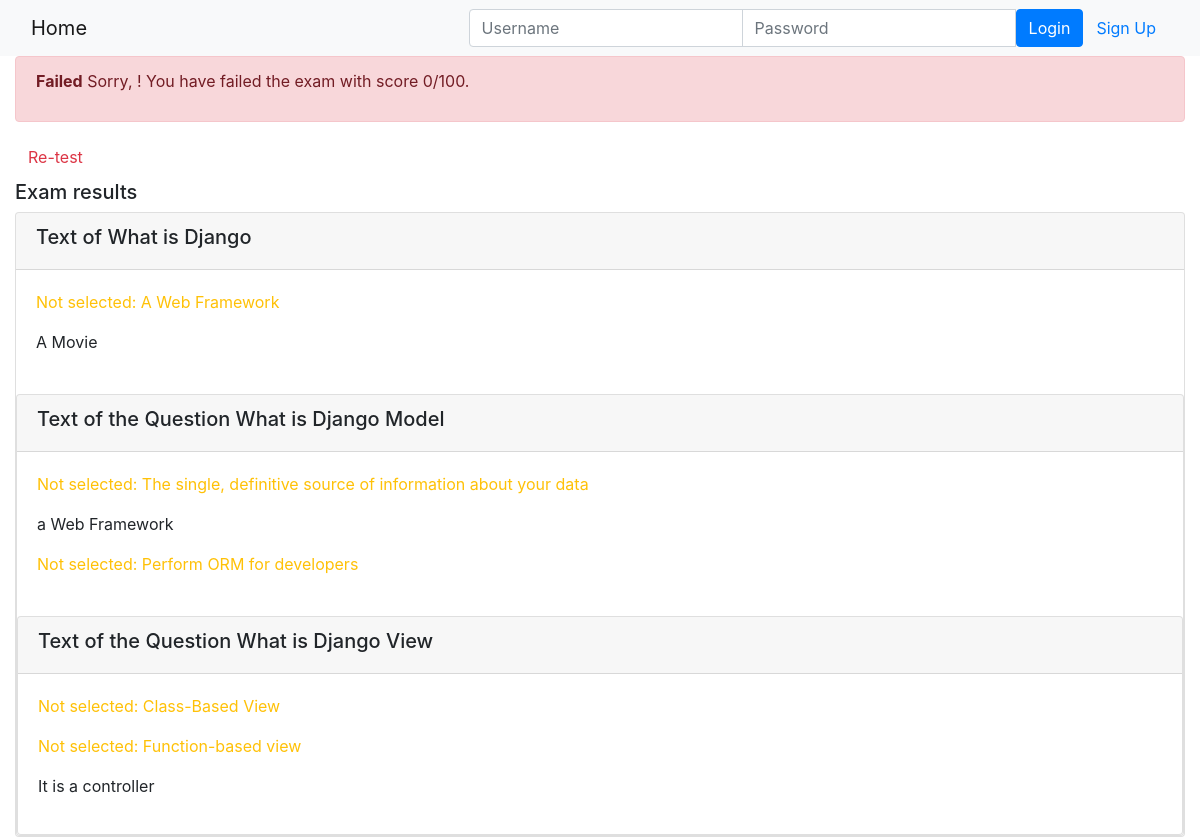
Page /onlinecourse/course/1/submission/1/result/ on the committed database.
### onlinecourse/models.py (models this page shows, shortened)
class Question(models.Model):
    course = models.ForeignKey(Course, on_delete = models.CASCADE)
    question_text = models.TextField(default = "Text of the Question")
    question_grade = models.IntegerField()
    content = models.TextField(default = "Content of the Question")

class Choice(models.Model):
    question = models.ForeignKey(Question, on_delete=models.CASCADE)
    content = models.TextField(default = "")
    choiche_is_correct = models.BooleanField()

### onlinecourse/views.py (the view)
def show_exam_result(request, course_id, submission_id):
    course = get_object_or_404(Course, pk=course_id)
    submission = get_object_or_404(Submission, pk=submission_id)
    choiche_list = submission.chocies.all()
    total_score = 0
    selected_choices = []
    for obj_choiche in choiche_list:
        choiche = get_object_or_404(Choice, pk=obj_choiche.id)
        selected_choices.append(obj_choiche.id)
        if choiche.choiche_is_correct:
            question = get_object_or_404(Question, pk=choiche.question.id)
            total_score += question.question_grade
    context = {}
    context["course"] = course
    context["selected_choices"] = selected_choices
    context["grade"] = total_score
    print(f"Context: {context}")
    return render(request, 'onlinecourse/exam_result_bootstrap.html', context)

### onlinecourse/models.py (called while the page is built)
    def __str__(self):
        return "Name: " + self.name + "," + \
               "Description: " + self.description

### onlinecourse/templates/onlinecourse/exam_result_bootstrap.html (shortened to what this page needs)
<!DOCTYPE html>
<html lang="en">
<head>
    {% load static %}
    <link rel="stylesheet" href="https://maxcdn.bootstrapcdn.com/bootstrap/4.5.2/css/bootstrap.min.css">
</head>
<body>
 <nav class="navbar navbar-light bg-light">
    <div class="container-fluid">
        <div class="navbar-header">
              <a class="navbar-brand" href="{% url 'onlinecourse:index' %}">Home</a>
        </div>
        <ul class="nav navbar-nav navbar-right">
            {% if user.is_authenticated %}
            <li>
                <a class="btn btn-link" href="#">{{ user.first_name }}({{ user.username }})</a>
                <a class="btn btn-link" href="{% url 'onlinecourse:logout' %}">Logout</a>
            </li>
            {% else %}
            <li>
                <form class="form-inline" action="{% url 'onlinecourse:login' %}" method="post">
                    <div class="input-group">
                        <input type="text" class="form-control" placeholder="Username" name="username" >
                        <input type="password" class="form-control" placeholder="Password" name="psw" >
                        <button class="btn btn-primary" type="submit">Login</button>
                        <a class="btn btn-link" href="{% url 'onlinecourse:registration' %}">Sign Up</a>
                    </div>
                </form>
            </li>
            {% endif %}
        </ul>
    </div>
</nav>
<div class="container-fluid">
    {% if grade > 80 %}
        <div class="alert alert-success">
            <p><b>Congratulations, {{user.first_name}}!</b> You have passed the exam and completed the
                course with score {{grade}}/100.</p>
        </div>
    {% else %}
        <div class="alert alert-danger">
            <p><b>Failed</b> Sorry, {{user.first_name}}! You have failed the exam with score {{grade}}/100.</p>
        </div>
        <a class="btn btn-link text-danger" href="{% url 'onlinecourse:course_details' course.id %}">Re-test</a>
    {% endif %}
    <div class="card-columns-vertical mt-1">
        <h5 class="">Exam results</h5>
        {% for question in course.question_set.all %}
        <div class="card mt-1">
            <div class="card-header"><h5>{{ question.question_text}}</h5></div>
            <div class="card-body">
                {% for choice in question.choice_set.all %}
                    {% if choice.id not in selected_choices %}
                        {% if choice.choiche_is_correct %}
                            <div class="card-text">
                                <p class="text-warning"> Not selected: {{ choice.content }} </p>
                            </div>
                        {%else%}
                            <div class="card-text">
                                <p>{{ choice.content }} </p>
                            </div>
                        {%endif%}
                    {%endif%}
                {% endfor %}
            </div>
        {% endfor %}
    </div>
</body>
</html>

### rows in the picture
Question: question_text "Text of What is Django"
Choice: content "A Web Framework"
Choice: content "A Movie"
Question: question_text "Text of the Question What is Django Model"
Choice: content "The single, definitive source of information about your data"
Choice: content "a Web Framework"
Choice: content "Perform ORM for developers"
Question: question_text "Text of the Question What is Django View"
Choice: content "Class-Based View"
Choice: content "Function-based view"
Choice: content "It is a controller"

### other values in the picture
{{ grade }} "0"
